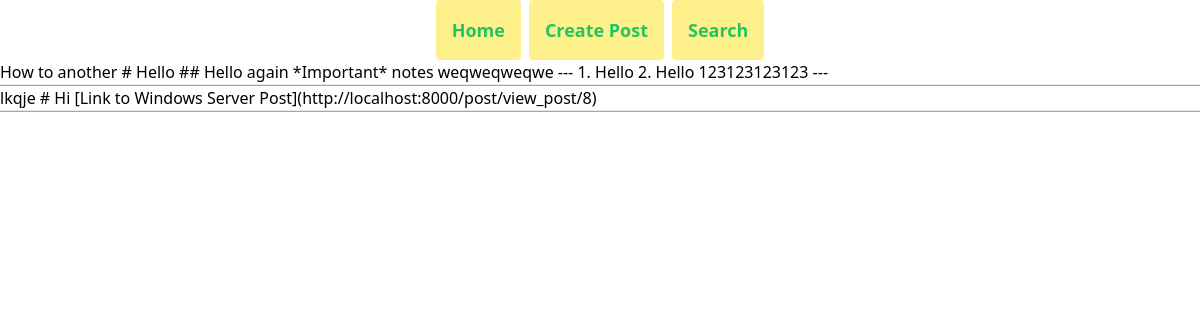
/post/all_post/1, run on an earlier commit of the app's database.
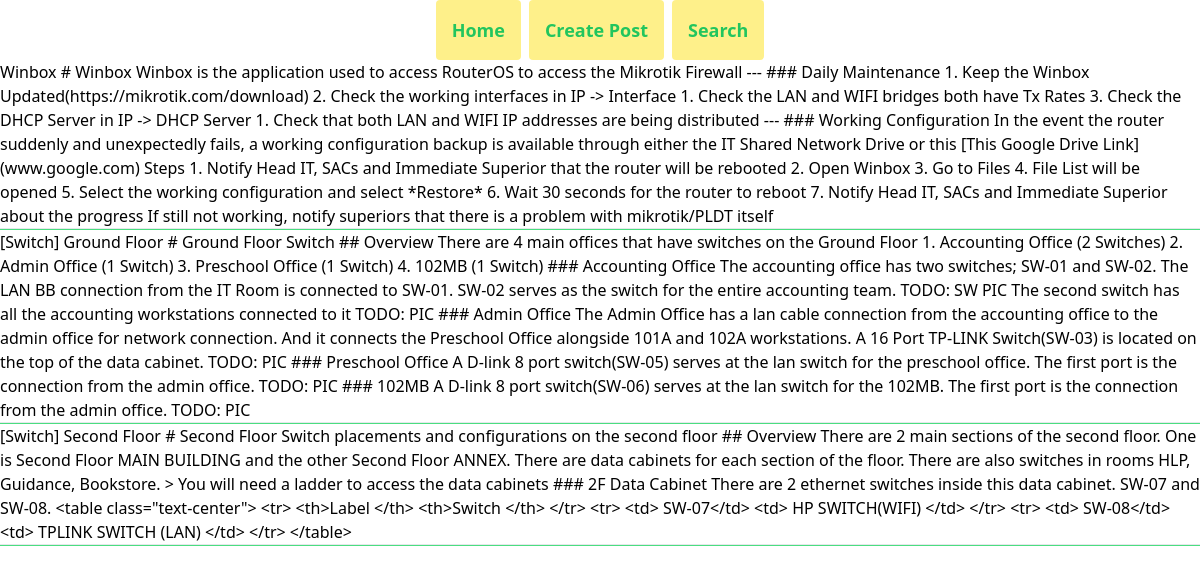
And on a later commit of the database.
### articles/models.py (models this page shows, shortened)
class Post(models.Model):
    title = models.CharField(max_length=255)
    content = models.TextField()
    created = models.DateField(auto_now_add=True)
    updated = models.DateTimeField(auto_now=True)
    article = models.ForeignKey(Article, on_delete=models.CASCADE)

### articles/views.py (the view)
# urls.py: path('post/all_post/<int:id>', views.all_post, name='all_post'),
def all_post(request, id):
    template_name = 'posts/all_post.html'
    article = Article.objects.get(id=id)
    get_network = Article.objects.get(title='Networks')
    networks = Post.objects.filter(article=get_network)
    get_licenses = Article.objects.get(title='Licenses')
    licenses = Post.objects.filter(article=get_licenses)
    get_server_2019 = Article.objects.get(title='Windows Server 2019')
    server_2019 = Post.objects.filter(article=get_server_2019)
    get_processes = Article.objects.get(title='Internal IT Processes')
    processes = Post.objects.filter(article=get_processes)
    get_google = Article.objects.get(title='Google Workspace')
    google = Post.objects.filter(article=get_google)
    get_workstations = Article.objects.get(title='Workstations')
    workstation = Post.objects.filter(article=get_workstations)
    get_nas = Article.objects.get(title='NAS')
    nas = Post.objects.filter(article=get_nas)
    get_tools = Article.objects.get(title='Internal Tools')
    tools = Post.objects.filter(article=get_tools)
    context = {
        'article': article,
        'networks': networks,
        'licenses': licenses,
        'server_2019': server_2019,
        'processes': processes,
        'google': google,
        'workstation': workstation,
        'nas': nas,
        'tools': tools
    }
    return render(request, template_name, context=context)

### templates/posts/all_post.html (shortened to what this page needs)
{% extends 'base.html' %}
{% load article_extras %}
{% load static %}
{% block content %}
{% if article.id is 1 %}
{% for network in networks %}
<div class="flex flex-col">
{{ network.title }}
{{ network.content }}
</div>
<hr>
{% endfor %}
{% else %}
Empty page, are you lost?
{% endif %}
{% endblock content %}

### templates/base.html (shortened to what this page needs)
{% load tailwind_tags %}
<!DOCTYPE html>
<html lang="en">
<head>
    {% tailwind_css %}
</head>
<body>
    <div class="relative flex items-center justify-center space-x-2">
        <a class="left-0" href="{% url 'home' %}"><h5 class="bg-yellow-200 p-4 text-lg font-bold rounded">Home</h5></a>
        <a class="left-0" href="{% url 'create_post' %}"><h5 class="bg-yellow-200 p-4 text-lg font-bold rounded">Create Post</h5></a>
        <a class="left-0" href="{% url 'search_post' %}"><h5 class="bg-yellow-200 p-4 text-lg font-bold rounded">Search</h5></a>
    </div>
        {% block content %}
        {% endblock content %}
</body>
</html>

What changed in the data, as far as the page shows it:
removed Post: title "How to another", content "# Hello ## Hello again *Important* notes weqweqweqwe --- 1. Hello 2. Hello 123123123123 ---"
removed Post: title "lkqje", content "# Hi [Link to Windows Server Post](http://localhost:8000/post/view_post/8)"
added Post: title "Winbox", content "# Winbox Winbox is the application used to access RouterOS to access the Mikrotik Firewall --- ### Daily Maintenance 1. Keep the Winbox Updated(https://mikrotik.com/download) 2. Check the working interfaces in IP -> Interface 1. Check the LAN and WIFI bridges both have Tx Rates 3. Check the DHCP Server in IP -> DHCP Server 1. Check that both LAN and WIFI IP addresses are being distributed --- ### Working Configuration In the event the router suddenly and unexpectedly fails, a working configuration backup is available through either the IT Shared Network Drive or this [This Google Drive Link](www.google.com) Steps 1. Notify Head IT, SACs and Immediate Superior that the router will be…"
added Post: title "[Switch] Ground Floor", content "# Ground Floor Switch ## Overview There are 4 main offices that have switches on the Ground Floor 1. Accounting Office (2 Switches) 2. Admin Office (1 Switch) 3. Preschool Office (1 Switch) 4. 102MB (1 Switch) ### Accounting Office The accounting office has two switches; SW-01 and SW-02. The LAN BB connection from the IT Room is connected to SW-01. SW-02 serves as the switch for the entire accounting team. TODO: SW PIC The second switch has all the accounting workstations connected to it TODO: PIC ### Admin Office The Admin Office has a lan cable connection from the accounting office to the admin office for network connection. And it connects the Preschool Office alongside 101A and 102A…"
added Post: title "[Switch] Second Floor", content "# Second Floor Switch placements and configurations on the second floor ## Overview There are 2 main sections of the second floor. One is Second Floor MAIN BUILDING and the other Second Floor ANNEX. There are data cabinets for each section of the floor. There are also switches in rooms HLP, Guidance, Bookstore. > You will need a ladder to access the data cabinets ### 2F Data Cabinet There are 2 ethernet switches inside this data cabinet. SW-07 and SW-08. <table class=\"text-center\"> <tr> <th>Label </th> <th>Switch </th> </tr> <tr> <td> SW-07</td> <td> HP SWITCH(WIFI) </td> </tr> <tr> <td> SW-08</td> <td> TPLINK SWITCH (LAN) </td> </tr> </table>"
